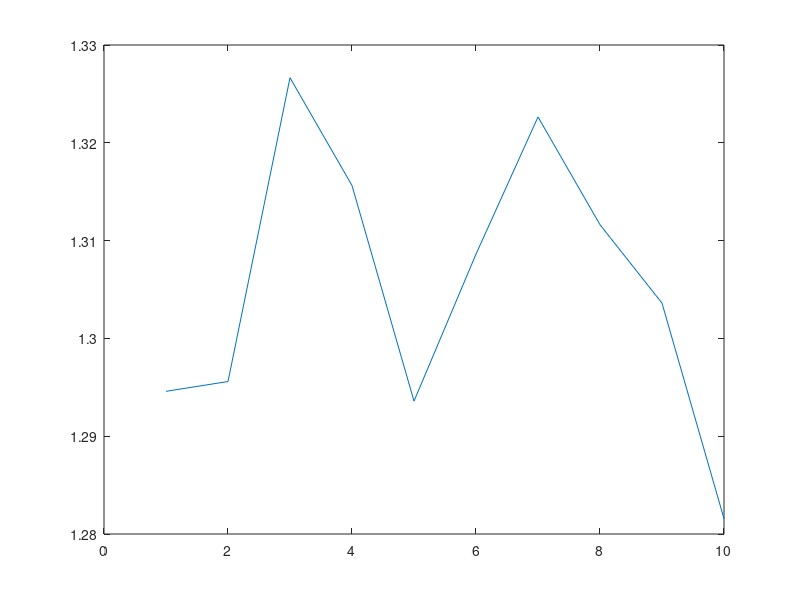

Here is the MATLAB script that generated this plot: (Note: this script raises an error after producing the figure.)
function Q3sol

average_number_of_variatesV=[];
for i=1:10
    [Y,rej,c,average_number_of_variates]=myQ3(1000);
    average_number_of_variatesV=[average_number_of_variatesV,average_number_of_variates];
end
figure,plot(average_number_of_variatesV)
after_10_samples=mean(average_number_of_variatesV),
c,

% Based   on   10   independent   samples,   each   of   size   1000,   the   average   number   of
% variates X~g(x)required to generate an accepted variate Y~f(x) is 1.31. 
% We notice that this   is   the   value   of  c.
% In   fact,   it   can   be   shown   that   this   is   generally   true   for   the
% acceptance/rejection method. Our lesson is that selecting  g close to  f will  make  
% c small, which  can improve  the efficiency of the algorithm. We should, however, keep
% in mind the cost of generating
% from g. 
%%%%%%%%%%%%%%%%%%%%%%%%%%%%%%%%%%%%%%%%%%%%%%
% To verify the code, we can view the density-histogram overplot 
% of the generated sample and the target density f
 
f = @(x)(2/sqrt(2*pi))*exp(-(x.^2)/2);
pp=0:5/100:5-5/100;
%%%%%%%%
h=histogram(Y);
h.Normalization = 'probability';
h.BinWidth = 0.3;
h.FaceColor = [1 1 1];
h.EdgeColor = 'b';
hold on,plot(pp,f(pp)./max(f(pp)).*max(h.Values),'r'),

%%%%%%%%%%%%%%%%%%%%%%%%%%%%%%%%%%%%%%%%%%%%%%%%%%%%%%%%%
function [Y,rej,c,average_number_of_variates]=myQ3(N)
%Generates N half normal random variates using acceptance/rejection
%method
%Output:
%Y    Generated sample 
%rej  Number of rejected points  

%Define the target density f and alternative sampling distribution g
f = @(x)(2/sqrt(2*pi))*exp(-(x^2)/2);
g = @(x)exp(-x);

c = sqrt(2*exp(1)/pi);%Constant sup(f/g)
Y=[];
rej=0;
countVariateV=[];
for i=1:N
    test = 0;
    if i>2
        countVariateV=[countVariateV,countVariate];
    end
    countVariate=0;
    while test == 0
        X=exprnd(1);%Generate X having pdf g 
        U=rand; %Generate U~U(0,1)
        countVariate=countVariate+1;
        if U < f(X)/(c*g(X)) %Check whether U <= f(X)/(c*g(X))
            test=1;
            Y=[Y;X];
        else
            rej=rej+1;
        end
    end
end
average_number_of_variates=mean(countVariateV);

